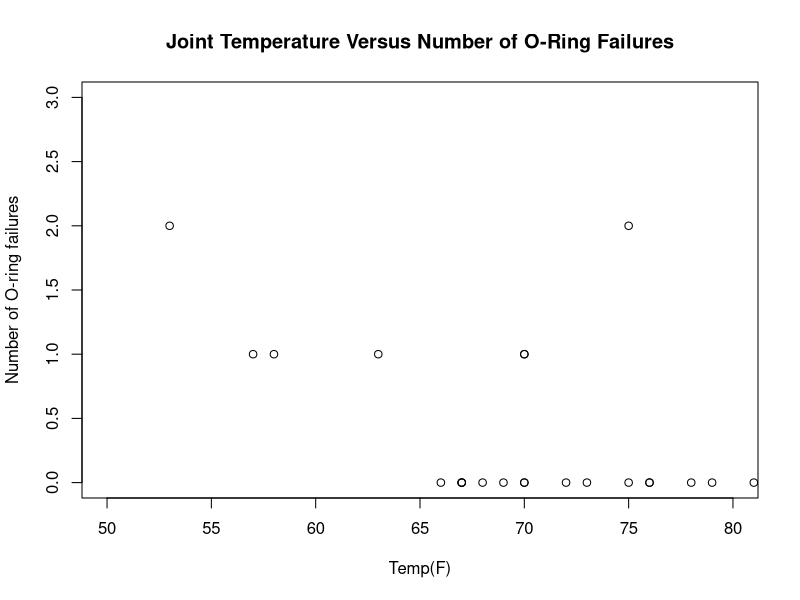
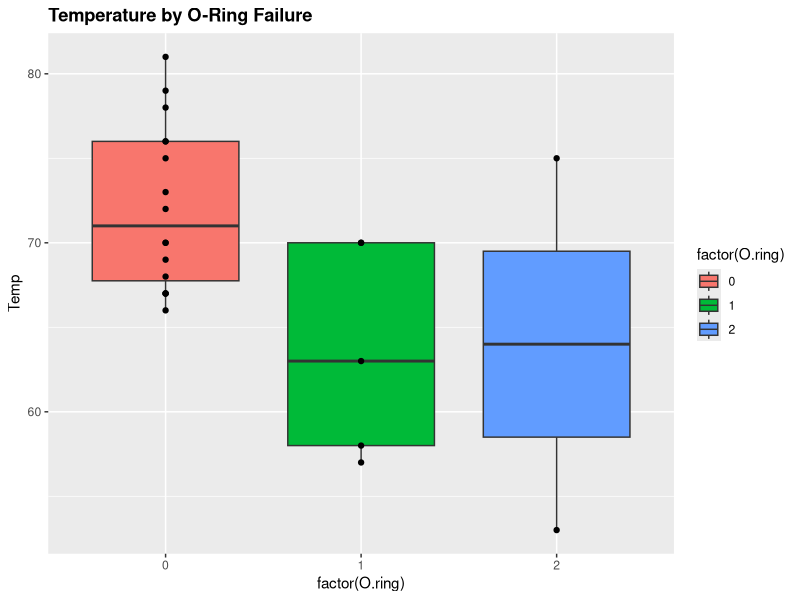
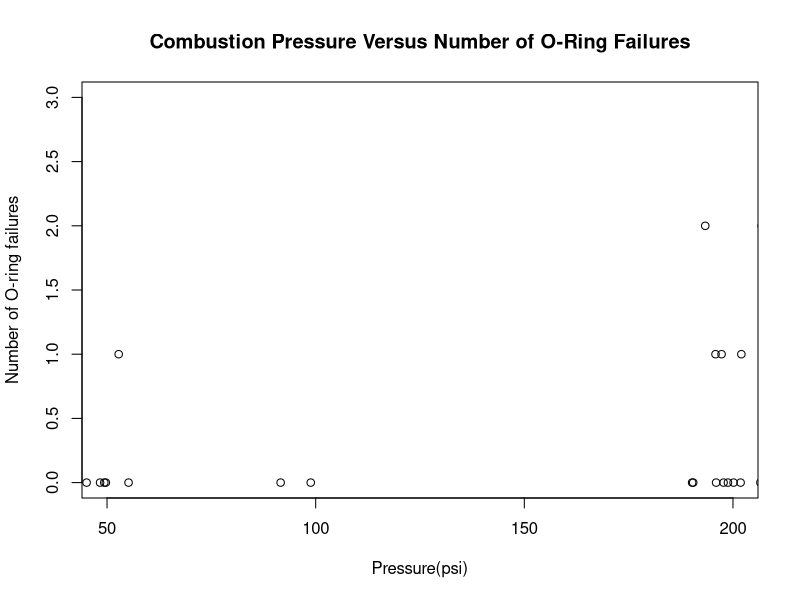
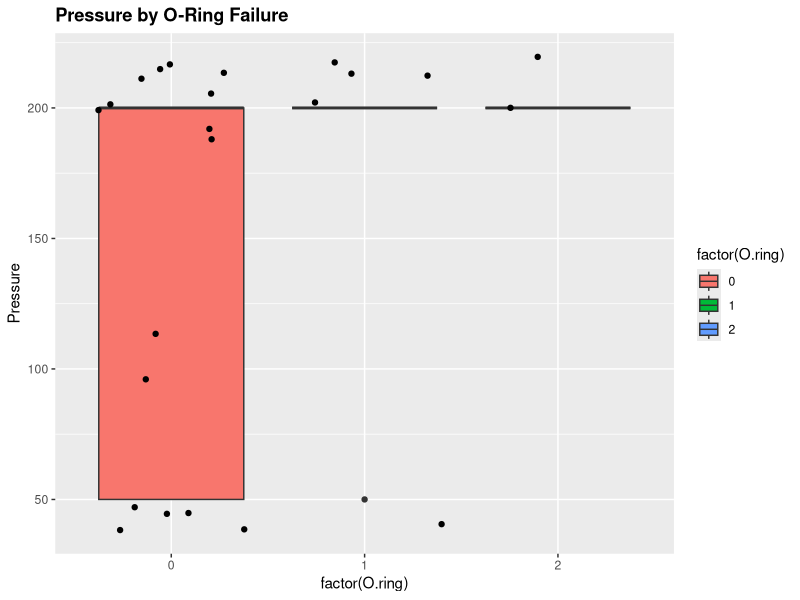
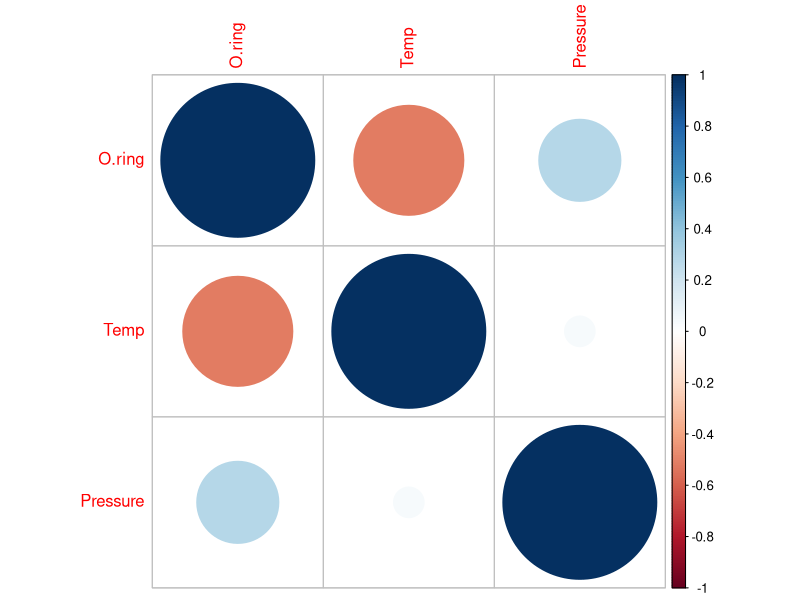

Here is the R script that generated these plots, in order: (Note: this script raises an error after producing the figures.)
## ---- chunk 1
library(knitr)
opts_chunk$set(tidy.opts=list(width.cutoff=60),tidy=TRUE)
## ---- chunk 2
setwd("/Users/shanhe/Desktop/W271/Lab/w271_lab1/dataset")
challenger <- read.table(file = "challenger.csv", header=TRUE, sep=",")
summary(challenger)
## ---- chunk 3
# list rows of data that have missing values 
challenger[!complete.cases(challenger),] # no missing values
## ---- chunk 4
plot(x = challenger$Temp, y =challenger$O.ring, ylab='Number of O-ring failures', xlab='Temp(F)',
     main = 'Joint Temperature Versus Number of O-Ring Failures', xlim=c(50,80), ylim=c(0,3))
## ---- chunk 5
library(ggplot2)
# temperature by o-ring failure
ggplot(challenger, aes(factor(O.ring), Temp)) +
  geom_boxplot(aes(fill = factor(O.ring))) + 
  geom_point() +
  ggtitle("Temperature by O-Ring Failure") + 
  theme(plot.title = element_text(lineheight=1, face="bold")) 
## ---- chunk 6
plot(x = jitter(challenger$Pressure), y =challenger$O.ring, ylab='Number of O-ring failures', xlab='Pressure(psi)', main = 'Combustion Pressure Versus Number of O-Ring Failures', xlim=c(50,200), ylim=c(0,3))
## ---- chunk 7
# pressure by o-ring failure
ggplot(challenger, aes(factor(O.ring), Pressure)) +
  geom_boxplot(aes(fill = factor(O.ring))) + 
  geom_jitter() +
  ggtitle("Pressure by O-Ring Failure") + 
  theme(plot.title = element_text(lineheight=1, face="bold")) 
## ---- chunk 8
cor(challenger[, c("O.ring", "Temp", "Pressure")])
# install.packages("corrplot")
library("corrplot")
library(corrplot)
corrplot(cor(challenger[, c("O.ring", "Temp", "Pressure")]), method="circle")
#I don't think Jeff likes the idea of adding unneccessary library but this can be helpful for us to visualize. can remove in the final version

## ---- chunk 9
challenger$Fail <- ifelse(challenger$O.ring>=1, 1, 0)
head(challenger)
## ---- chunk 10
challenger.glm <- glm(Fail ~ Temp + Pressure, 
               family = binomial, data = challenger)
summary(challenger.glm)
## ---- chunk 11
challenger.glm.H0 <- glm(Fail ~ Temp, family = binomial, data=challenger)

anova(challenger.glm.H0, challenger.glm, test='Chisq')
## ---- chunk 12
library(car)
Anova(mod = challenger.glm, test = 'LR')
## ---- chunk 13
challenger.glm.temp <- glm(formula = Fail ~ Temp, family = binomial(link=logit), data = challenger)
summary(challenger.glm.temp)
## ---- chunk 14
# Find the observed proportion of failure at each Temp
w <- aggregate(formula = Fail ~ Temp, data = challenger, FUN = sum)
n <- aggregate(formula = Fail ~ Temp, data = challenger, FUN = length)
w.n <- data.frame(Temp = w$Temp, success = w$Fail,
                  trials = n$Fail, proportion = round(w$Fail/n$Fail, 4))
head(w.n)
## ---- chunk 15
# Plot of the observed proportions with logistic regression model

plot(x = w$Temp, y = w$Fail/n$Fail, xlab = "Temperature", ylab = "Estimated Probability of Failure",
     panel.first = grid(col="gray", lty = "dotted"), main = '(1) ⇡ vs. Temp')

# Put estimated logistic regression model on the plot
curve(expr = predict(object = challenger.glm.temp, newdata = data.frame(Temp = x), type = "response"),
                                                                        add = TRUE,
                                                                        xlim = c(31,81))
## ---- chunk 16
plot(x = w$Temp, y = w$Fail/n$Fail, xlab = "Temperature", ylab = "Estimated Probability of Failure",
     panel.first = grid(col="gray", lty = "dotted"), main = '⇡ vs. Temp with C.I. Bands')

# Put estimated logistic regression model on the plot
curve(expr = predict(object = challenger.glm.temp, newdata = data.frame(Temp = x), type = "response"),
                                                                        add = TRUE,
                                                                        xlim = c(31,81))

# Create C.I. function
conf.int <- function(newdata, mod, alpha){
  linear.pred <- predict(object = mod, newdata= newdata, type = 'link', se = TRUE)
  CI.lin.pred.lower <- linear.pred$fit - qnorm(p = 1-alpha/2) * linear.pred$se
  CI.lin.pred.upper <- linear.pred$fit + qnorm(p = 1-alpha/2) * linear.pred$se
  CI.pi.lower <- exp(CI.lin.pred.lower) / (1+exp(CI.lin.pred.lower))
  CI.pi.upper <- exp(CI.lin.pred.upper) / (1+exp(CI.lin.pred.upper))
  list(lower = CI.pi.lower, upper = CI.pi.upper)
}

# Add 95% Wald C.I. bands
curve(expr = conf.int(newdata=data.frame(Temp=x), mod = challenger.glm.temp, alpha = 0.05)$lower,
                      col='blue', lty = 'dotdash', add = TRUE, xlim = c(31,81))
curve(expr = conf.int(newdata=data.frame(Temp=x), mod = challenger.glm.temp, alpha = 0.05)$upper,
                      col='blue', lty = 'dotdash', add = TRUE, xlim = c(31,81))
## ---- chunk 17
lp.31 <- predict(object = challenger.glm.temp, newdata= data.frame(Temp=31), type = 'link', se = TRUE)

lp.31.pred <- lp.31$fit 
lp.31.lin.pred.lower <- lp.31$fit - qnorm(p = 1-0.05/2) * lp.31$se
lp.31.lin.pred.upper <- lp.31$fit + qnorm(p = 1-0.05/2) * lp.31$se

pi.31.pred <- exp(lp.31$fit) / (1+exp(lp.31$fit))
pi.31.lower <- exp(lp.31.lin.pred.lower) / (1+exp(lp.31.lin.pred.lower))
pi.31.upper <- exp(lp.31.lin.pred.upper) / (1+exp(lp.31.lin.pred.upper))

pi.31.pred
pi.31.lower
pi.31.upper
## ---- chunk 18
library(purrr) #for map function
coefficients(challenger.glm.temp)


bootstrap_coef <- function(data, model, pred_temp) {
  #sample temp with replacement
  sample_temp <- sample(x = data, size = 23, replace = TRUE)
  #find predicted probability
  sample_preds <-predict(object = model, newdata = data.frame(Temp = sample_temp), type = "response")

  #build a dataframe
  df <- data.frame(temp = sample_temp, 
             prob_pred = sample_preds
             )
  
  #map function to find predicted class (fail or not fail)
  df$fail_pred <- unlist(lapply(X = df$prob_pred, FUN = function(x) rbinom(1, 1, x)))
  
  #build glm model
  bootstrap_glm <- glm(formula = fail_pred ~ temp, family = binomial(link=logit), data = df)
  
  #predict probability at pred_temp
  predict(object = bootstrap_glm, newdata = data.frame(temp = pred_temp), type = "response")
}

replicate(10000, bootstrap_coef(challenger$Temp, challenger.glm.temp, 31), simplify = FALSE)

replicate(10000, bootstrap_coef(challenger$Temp, challenger.glm.temp, 72), simplify = FALSE)
## ---- chunk 19
challenger.glm.temp
challenger.glm.temp.quad <- glm(formula = Fail ~ Temp + I(Temp^2), family = binomial(link=logit), data = challenger) 
summary(challenger.glm.temp.quad)
anova(challenger.glm.temp, challenger.glm.temp.quad, test='Chisq')
